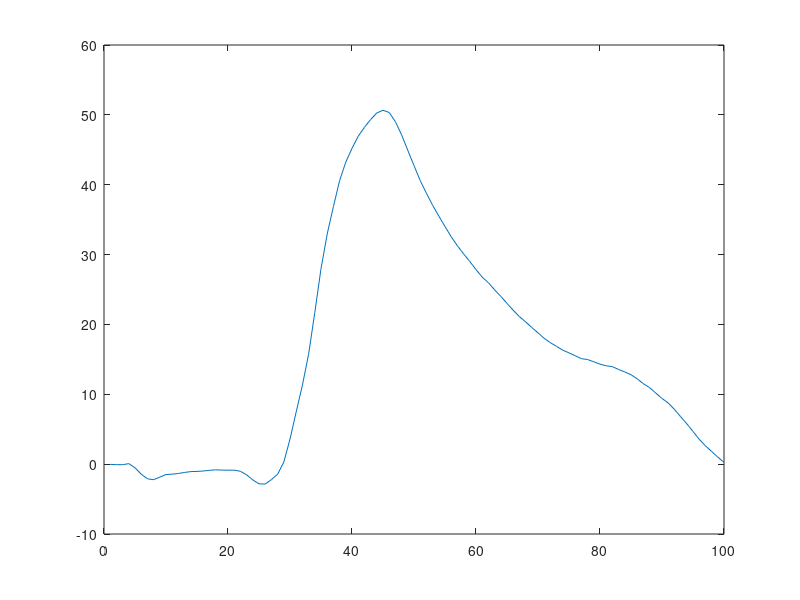
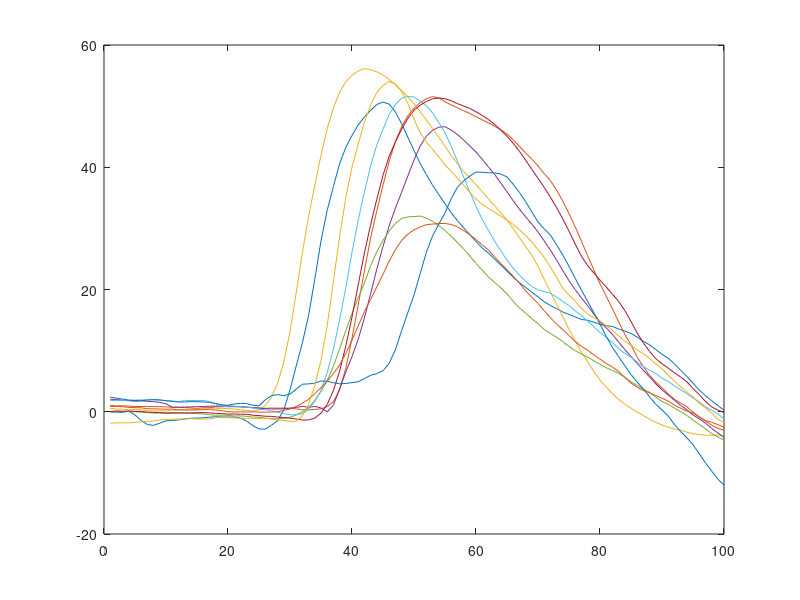

These charts were generated, in order, by the following MATLAB code:
% 0. clear workspace and figures (not required)
clear all
close all

%1. load file
load('knee_moment_sts.mat')

%2. visualise
figure()                % open an new figure
plot(one_trial_moment); % you will learn more about this function in the next practical session

%3. peak flexion and extension
[peak_extension, peak_extension_percentage] = max(one_trial_moment);
[peak_flexion, peak_flexion_percentage] = min(one_trial_moment);
peak_flexion = peak_flexion.*-1;
% multiply by -1 because flexion is in the negative direction

%4. normalise to body mass
one_trial_moment = one_trial_moment./60;

%5. plot multiple trials
figure()    % open an new figure
plot(multiple_trials_moments); % you will learn more about this function in the next practical session


%6. max values + location
max_values_trials = max(multiple_trials_moments);
[peak_value, trial_peak_value] = max(max_values_trials); % second output argument max function 

%7. standard deviation max values
std_max_values = std(max_values_trials);

% 8 mean and std moments time
mean_moment = mean(multiple_trials_moments,2);% second dimension to calculate the mean on each percentage of gait cycle (mean along row)
std_moment = std(multiple_trials_moments,0,2);
